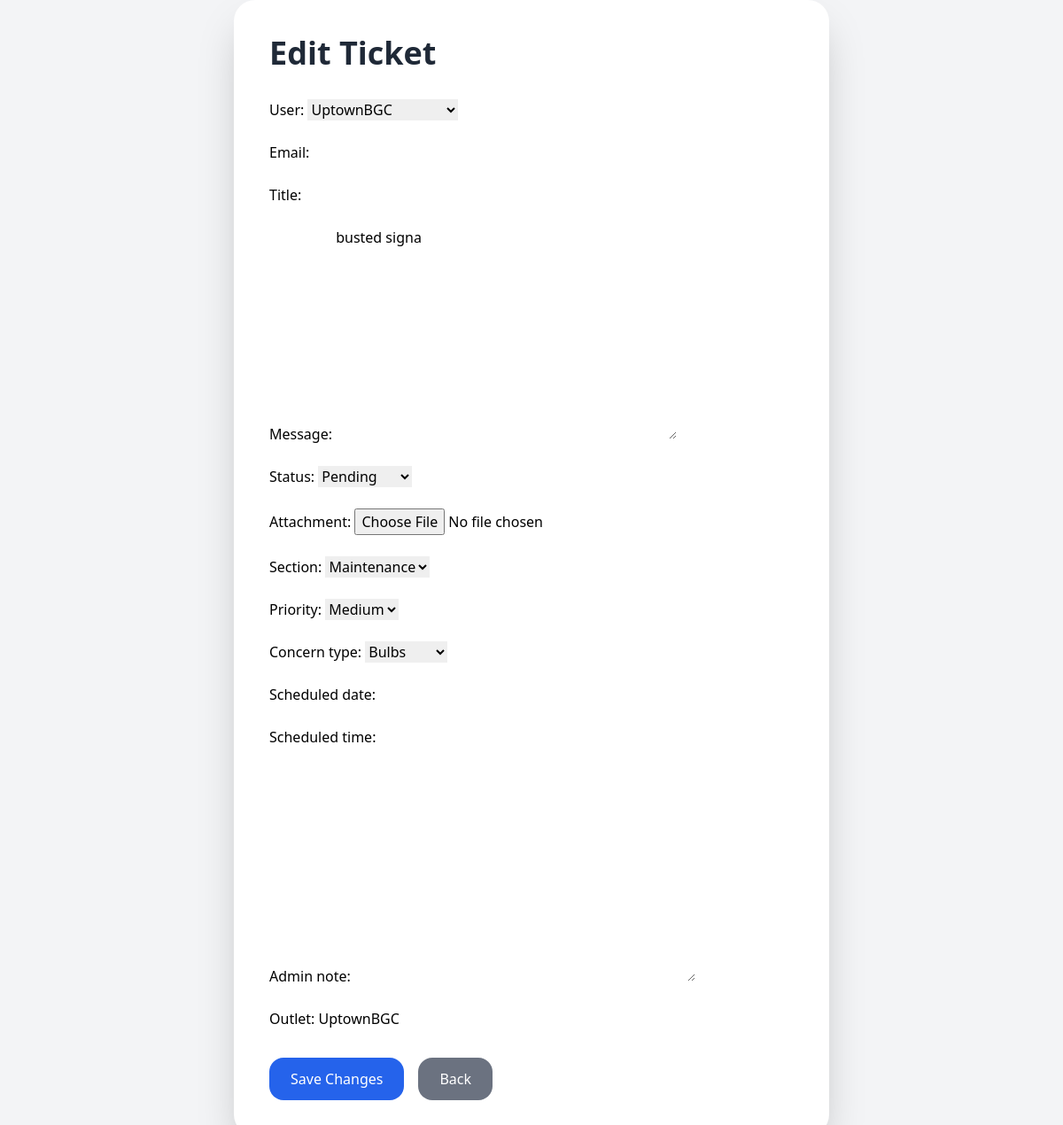
/edit/190/, run on an earlier commit of the app's database.
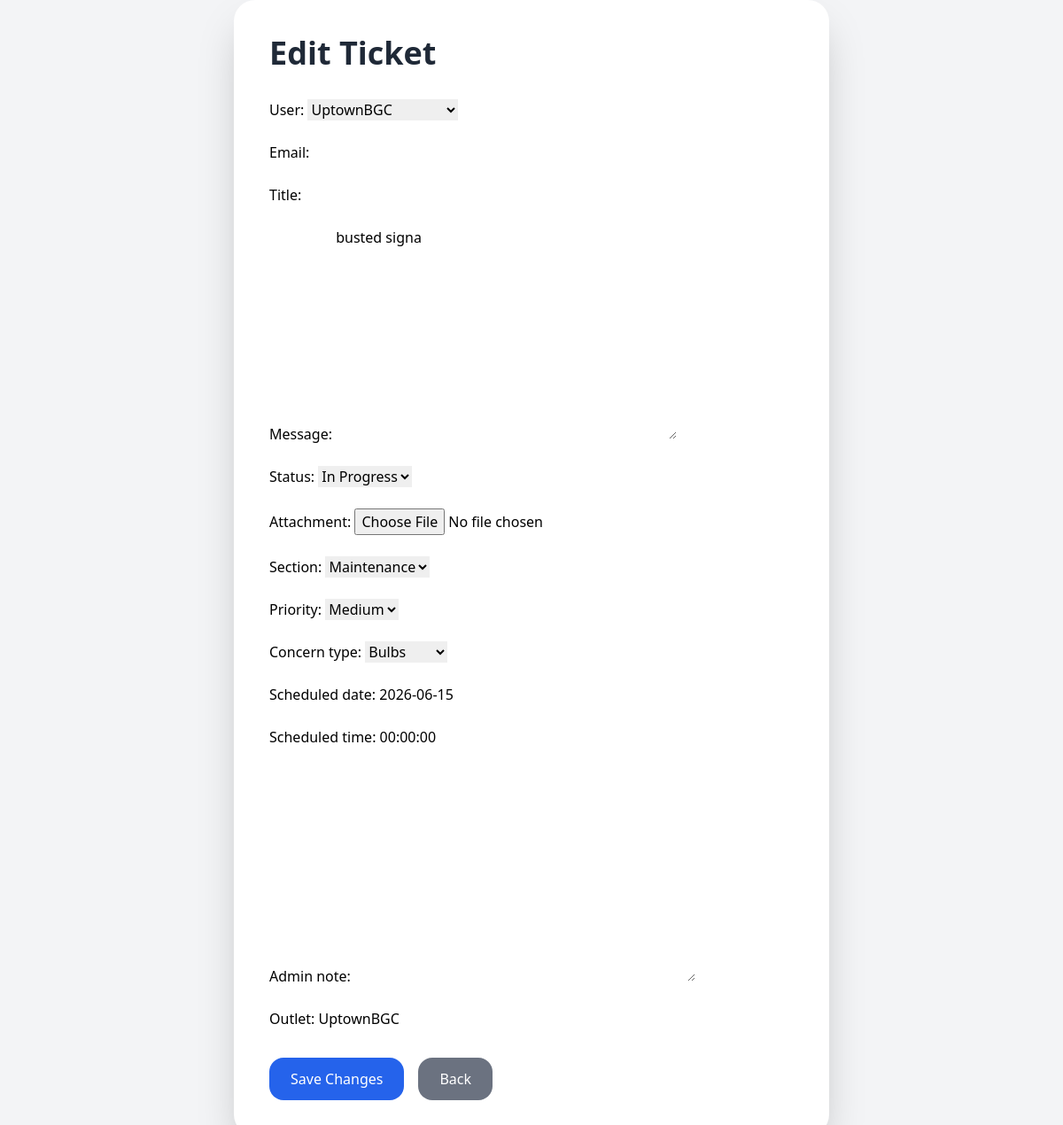
And on a later commit of the database.
### tickets/models.py (models this page shows, shortened)
class Ticket(models.Model):
    status_choices = [
    ('pending', 'Pending'),
    ('progress', 'In Progress'),
    ('resolved', 'Resolved'),
    ]
    PRIORITY_CHOICES = [
    ('Low', 'Low'),
    ('Medium', 'Medium'),
    ('High', 'High'),
    ]
    user = models.ForeignKey(User, on_delete=models.CASCADE)
    email = models.EmailField()
    title = models.CharField(max_length=100)
    message = models.TextField()
    status = models.CharField(max_length=20,choices=status_choices, default='pending')
    attachment = models.FileField(upload_to='tickets/', null=True, blank=True)
    created_at = models.DateTimeField(auto_now_add=True)
    section = models.ForeignKey(Section, on_delete=models.CASCADE, related_name="tickets", null=True, blank=True)
    priority = models.CharField(max_length=20, choices=PRIORITY_CHOICES, default='Medium')
    concern_type = models.ForeignKey(ConcernType, on_delete=models.SET_NULL, null=True, blank=True)
    scheduled_date = models.DateField(null=True, blank=True)
    scheduled_time = models.TimeField(null=True, blank=True)
    admin_note = models.TextField(blank=True, null=True)
    outlet = models.CharField(max_length=50)

### tickets/views.py (the view)
# urls.py: path('edit/<int:id>/', views.edit_ticket, name='edit_ticket'),
def edit_ticket(request, id):
    ticket = get_object_or_404(Ticket, id=id)
    if request.method == "POST":
        form = TicketForm(request.POST, request.FILES, instance=ticket)
        if form.is_valid():
            form.save()
            return redirect('admin_dashboard')
    else:
        form = TicketForm(instance=ticket)
    return render(request, 'edit_ticket.html', {'form': form, 'ticket': ticket})

### tickets/form.py
class TicketForm(forms.ModelForm):
    class Meta:
        model = Ticket
        fields = '__all__'

### tickets/models.py (called while the page is built)
    def __str__(self):
        return self.name

    def __str__(self):
        return self.name

### tickets/templates/edit_ticket.html (shortened to what this page needs)
<!DOCTYPE html>
<html>
<head>
    <script src="https://cdn.tailwindcss.com"></script>
</head>
<body class="bg-gray-100 min-h-screen flex items-center justify-center">
    <div class="bg-white p-10 rounded-3xl shadow-2xl w-full max-w-2xl">
        <h1 class="text-4xl font-bold mb-8 text-gray-800">
            Edit Ticket
        </h1>
        <form method="POST" enctype="multipart/form-data">
            <div class="space-y-6">
                {{ form.as_p }}
            </div>
            <div class="mt-8 flex gap-4">
                <button
                    type="submit"
                    class="bg-blue-600 hover:bg-blue-700 text-white px-6 py-3 rounded-2xl transition"
                >
                    Save Changes
                </button>
                <a
                    href="{% url 'admin_dashboard' %}"
                    class="bg-gray-500 hover:bg-gray-600 text-white px-6 py-3 rounded-2xl transition"
                >
                    Back
                </a>
            </div>
        </form>
    </div>
</body>
</html>

What changed in the data, as far as the page shows it:
changed Ticket "UptownBGC": status "Pending" → "In Progress"; scheduled_date (not shown) → "2026-06-15"; scheduled_time (not shown) → "00:00:00"
